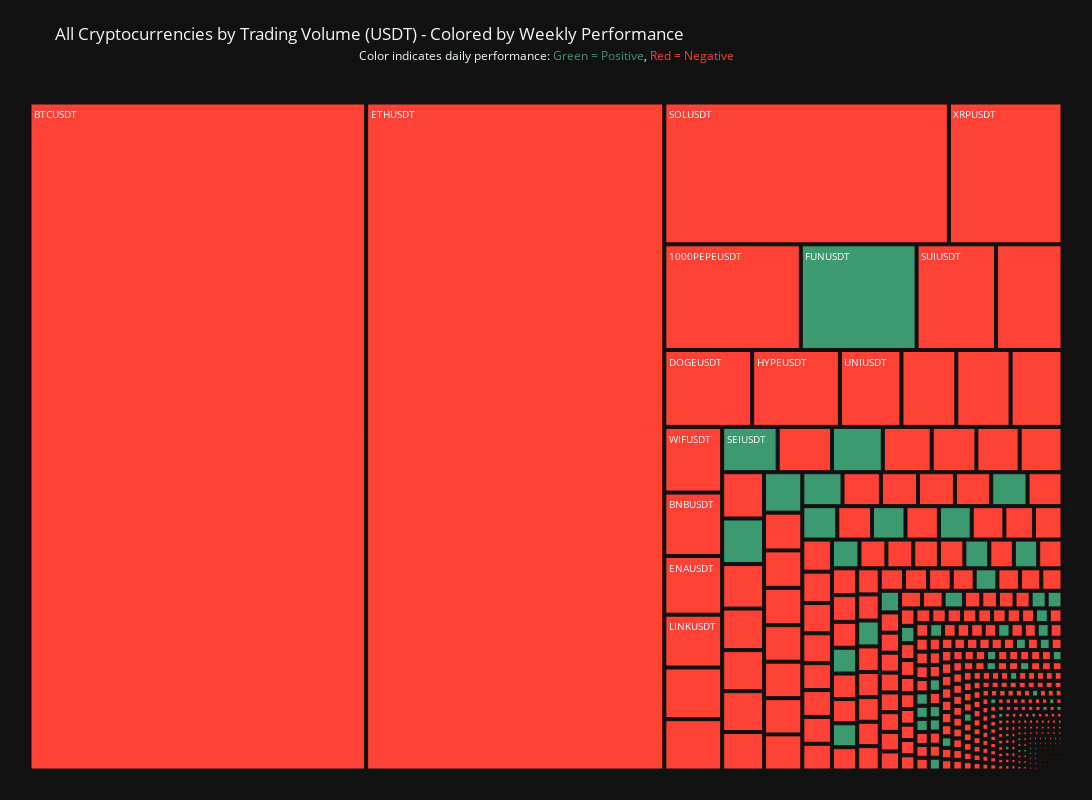

Write notebook code for a chart like this one.
### Code cell
# Prepare combined performance and volume data
treemap_data = []
for symbol in returns_data.keys():
    weekly_return = sum(returns_data[symbol])
    weekly_volume = sum(volume_data.get(symbol, [0]))
    treemap_data.append({
        'Symbol': symbol,
        'USDT Volume': weekly_volume,
        'Weekly Return': weekly_return,
        'Performance': 'Positive' if weekly_return >= 0 else 'Negative'
    })

treemap_df = pd.DataFrame(treemap_data)

# Create the treemap
fig_volume = px.treemap(
    treemap_df,
    path=['Symbol'],
    values='USDT Volume',
    title='All Cryptocurrencies by Trading Volume (USDT) - Colored by Weekly Performance',
    color='Performance',
    color_discrete_map={'Positive':'#3D9970', 'Negative':'#FF4136'},  # Green and red
    hover_data=['Weekly Return', 'USDT Volume'],
    hover_name='Symbol',
    width=1200,
    height=800
)

# Format hover template
fig_volume.update_traces(
    hovertemplate="<b>%{label}</b><br>" +
                 "Volume: %{value:,.0f} USDT<br>" +
                 "Weekly Return: %{customdata[0]:.2f}%<extra></extra>"
)

# Customize layout
fig_volume.update_layout(
    template="plotly_dark",
    margin=dict(t=80, l=25, r=25, b=25),
    uniformtext=dict(minsize=12, mode='hide'),
    coloraxis_showscale=False
)

# Add annotation about color meaning

# Customize layout
fig_volume.update_layout(
    template="plotly_dark",
    margin=dict(t=80, l=25, r=25, b=25),
    uniformtext=dict(minsize=10, mode='hide'),
    annotations=[
        dict(
            x=0.5, y=1.05,
            xref="paper", yref="paper",
            text="Color indicates daily performance: <span style='color:#3D9970'>Green = Positive</span>, <span style='color:#FF4136'>Red = Negative</span>",
            showarrow=False,
            font=dict(size=12)
        )
    ]
)

fig_volume.show()

### Figure 1 — Plotly figure (JSON) as saved in the notebook; plotly's stock layout.template omitted (floating-point values rounded to 4 significant figures; data arrays with more than 128 entries replaced by an {"elided": "..."} marker saying what was removed)
{"data": [{"branchvalues": "total", "customdata": {"elided": "433x3 mixed values"}, "domain": {"x": [0, 1], "y": [0, 1]}, "hovertemplate": "<b>%{label}</b><br>Volume: %{value:,.0f} USDT<br>Weekly Return: %{customdata[0]:.2f}%<extra></extra>", "hovertext": {"elided": "433 str values"}, "ids": {"elided": "433 str values"}, "labels": {"elided": "433 str values"}, "marker": {"colors": {"elided": "433 str values"}}, "name": "", "parents": {"elided": "433 str values"}, "type": "treemap", "values": {"elided": "433 float values"}}], "layout": {"annotations": [{"font": {"size": 12}, "showarrow": false, "text": "Color indicates daily performance: <span style='color:#3D9970'>Green = Positive</span>, <span style='color:#FF4136'>Red = Negative</span>", "x": 0.5, "xref": "paper", "y": 1.05, "yref": "paper"}], "coloraxis": {"showscale": false}, "height": 800, "legend": {"tracegroupgap": 0}, "margin": {"b": 25, "l": 25, "r": 25, "t": 80}, "title": {"text": "All Cryptocurrencies by Trading Volume (USDT) - Colored by Weekly Performance"}, "uniformtext": {"minsize": 10, "mode": "hide"}, "width": 1200}}
